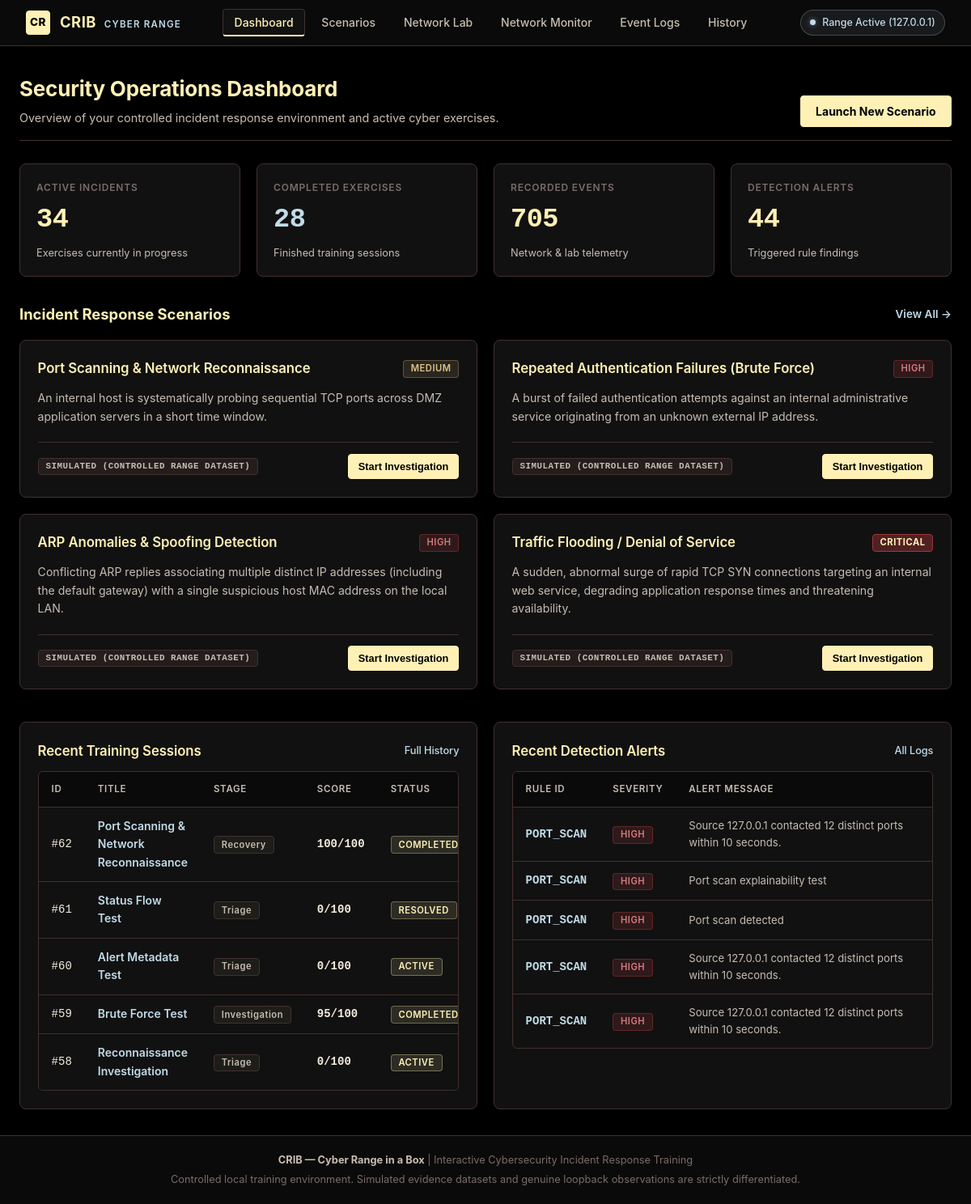
/dashboard, run on the app's committed database.
### tables this page shows
CREATE TABLE incidents (
                    id INTEGER PRIMARY KEY AUTOINCREMENT,
                    scenario_id TEXT NOT NULL,
                    title TEXT NOT NULL,
                    status TEXT NOT NULL DEFAULT 'ACTIVE'
                        CHECK (status IN ('ACTIVE', 'COMPLETED', 'OPEN', 'INVESTIGATING', 'RESOLVED')),
                    stage TEXT NOT NULL DEFAULT 'triage',
                    score INTEGER NOT NULL DEFAULT 0
                        CHECK (score BETWEEN 0 AND 100),
                    created_at TEXT NOT NULL DEFAULT
                        (strftime('%Y-%m-%dT%H:%M:%fZ', 'now')),
                    completed_at TEXT
                );

CREATE TABLE "alerts" (
                    id INTEGER PRIMARY KEY AUTOINCREMENT,
                    incident_id INTEGER,
                    rule_id TEXT NOT NULL,
                    severity TEXT NOT NULL CHECK (severity IN ('LOW', 'MEDIUM', 'HIGH', 'CRITICAL')),
                    message TEXT NOT NULL,
                    detection_method TEXT NOT NULL DEFAULT 'RULE_BASED',
                    mitre_technique TEXT NOT NULL DEFAULT '',
                    affected_component TEXT NOT NULL DEFAULT '',
                    recommendation TEXT NOT NULL DEFAULT '',
                    created_at TEXT NOT NULL DEFAULT (strftime('%Y-%m-%dT%H:%M:%fZ', 'now')),
                    FOREIGN KEY (incident_id) REFERENCES incidents(id) ON DELETE SET NULL
                );

### app.py (the view)
@app.route("/")
@app.route("/dashboard")
def dashboard():
    stats = database.get_dashboard_stats()
    scenarios_summary = scenarios.list_scenarios()
    recent_incidents = database.list_incidents(limit=5)
    recent_alerts = database.get_recent_alerts(limit=5)
    return render_template(
        "dashboard.html",
        active_page="dashboard",
        stats=stats,
        scenarios_summary=scenarios_summary,
        recent_incidents=recent_incidents,
        recent_alerts=recent_alerts,
    )

### database.py (called while the page is built)
def get_connection():
    connection = sqlite3.connect(DATABASE_PATH, timeout=10)
    connection.row_factory = sqlite3.Row
    connection.execute("PRAGMA foreign_keys = ON")
    return connection

@contextmanager
def database_connection():
    connection = get_connection()
    try:
        yield connection
        connection.commit()
    except Exception:
        connection.rollback()
        raise
    finally:
        connection.close()

def get_recent_alerts(limit=100):
    if not isinstance(limit, int) or isinstance(limit, bool) or limit < 1:
        raise ValueError("limit must be a positive integer")
    with database_connection() as connection:
        rows = connection.execute(
            """
            SELECT * FROM alerts
            ORDER BY id DESC
            LIMIT ?
            """,
            (limit,),
        ).fetchall()
        return [dict(row) for row in rows]

def list_incidents(limit=100):
    if not isinstance(limit, int) or isinstance(limit, bool) or limit < 1:
        raise ValueError("limit must be a positive integer")
    with database_connection() as connection:
        rows = connection.execute(
            """
            SELECT * FROM incidents
            ORDER BY id DESC
            LIMIT ?
            """,
            (limit,),
        ).fetchall()
        return [dict(row) for row in rows]

### scenarios.py (called while the page is built)
def list_scenarios() -> List[Dict[str, Any]]:
    return [
        {
            "id": s["id"],
            "title": s["title"],
            "category": s["category"],
            "severity": s["severity"],
            "summary": s["summary"],
            "learning_objectives": s["learning_objectives"],
            "evidence_origin": s["evidence_origin"],
        }
        for s in SCENARIOS.values()
    ]

### templates/dashboard.html (shortened to what this page needs)
{% extends "base.html" %}
{% block content %}
<div class="page-header">
  <div>
    <h1 class="page-title">Security Operations Dashboard</h1>
    <p class="page-desc">Overview of your controlled incident response environment and active cyber exercises.</p>
  </div>
  <div>
    <a href="{{ url_for('scenarios_list') }}" class="btn btn-primary">Launch New Scenario</a>
  </div>
</div>
<div class="grid grid-cols-4" style="margin-bottom: 2rem;">
  <div class="card stat-card">
    <span class="stat-label">Active Incidents</span>
    <span class="stat-value">{{ stats.active_incidents }}</span>
    <span class="stat-desc">Exercises currently in progress</span>
  </div>
  <div class="card stat-card">
    <span class="stat-label">Completed Exercises</span>
    <span class="stat-value stat-value-accent">{{ stats.completed_incidents }}</span>
    <span class="stat-desc">Finished training sessions</span>
  </div>
  <div class="card stat-card">
    <span class="stat-label">Recorded Events</span>
    <span class="stat-value">{{ stats.total_events }}</span>
    <span class="stat-desc">Network &amp; lab telemetry</span>
  </div>
  <div class="card stat-card">
    <span class="stat-label">Detection Alerts</span>
    <span class="stat-value">{{ stats.total_alerts }}</span>
    <span class="stat-desc">Triggered rule findings</span>
  </div>
</div>
<div style="margin-bottom: 2.5rem;">
  <div style="display: flex; justify-content: space-between; align-items: center; margin-bottom: 1rem;">
    <h2 style="font-size: 1.15rem; font-weight: 700; color: var(--text-main);">Incident Response Scenarios</h2>
    <a href="{{ url_for('scenarios_list') }}" style="font-size: 0.85rem; font-weight: 600;">View All &rarr;</a>
  </div>
  <div class="grid grid-cols-2">
    {% for sc in scenarios_summary %}
    <div class="card" style="display: flex; flex-direction: column;">
      <div class="card-title">
        <span>{{ sc.title }}</span>
        <span class="badge badge-{{ sc.severity.lower() }}">{{ sc.severity }}</span>
      </div>
      <p style="color: var(--text-muted); font-size: 0.88rem; margin-bottom: 1.25rem; flex: 1;">
        {{ sc.summary }}
      </p>
      <div style="display: flex; justify-content: space-between; align-items: center; border-top: 1px solid var(--border-color); padding-top: 0.85rem; margin-top: auto;">
        <span class="badge badge-simulated">{{ sc.evidence_origin }}</span>
        <form action="{{ url_for('start_incident', scenario_id=sc.id) }}" method="POST" style="margin: 0;">
          <button type="submit" class="btn btn-primary btn-sm">Start Investigation</button>
        </form>
      </div>
    </div>
    {% endfor %}
  </div>
</div>
<div class="grid grid-cols-2">
  <div class="card">
    <div class="card-title">
      <span>Recent Training Sessions</span>
      <a href="{{ url_for('history_view') }}" style="font-size: 0.8rem; font-weight: 500;">Full History</a>
    </div>
    {% if recent_incidents %}
    <div class="table-container">
      <table>
        <thead>
          <tr>
            <th>ID</th>
            <th>Title</th>
            <th>Stage</th>
            <th>Score</th>
            <th>Status</th>
          </tr>
        </thead>
        <tbody>
          {% for inc in recent_incidents %}
          <tr>
            <td class="mono">#{{ inc.id }}</td>
            <td>
              <a href="{% if inc.status == 'COMPLETED' %}{{ url_for('results_view', incident_id=inc.id) }}{% else %}{{ url_for('incident_view', incident_id=inc.id) }}{% endif %}" style="font-weight: 600;">
                {{ inc.title }}
              </a>
            </td>
            <td><span class="badge badge-stage">{{ inc.stage }}</span></td>
            <td class="mono" style="font-weight: 700;">{{ inc.score }}/100</td>
            <td>
              <span class="badge badge-{{ inc.status.lower() }}">{{ inc.status }}</span>
            </td>
          </tr>
          {% endfor %}
        </tbody>
      </table>
    </div>
    {% else %}
    <div style="padding: 2rem; text-align: center; color: var(--text-dim);">
      <p>No training sessions recorded yet.</p>
      <p style="font-size: 0.85rem; margin-top: 0.5rem; color: var(--text-muted);">Launch a scenario above to begin your first investigation.</p>
    </div>
    {% endif %}
  </div>
  <div class="card">
    <div class="card-title">
      <span>Recent Detection Alerts</span>
      <a href="{{ url_for('logs_view') }}" style="font-size: 0.8rem; font-weight: 500;">All Logs</a>
    </div>
    {% if recent_alerts %}
    <div class="table-container">
      <table>
        <thead>
          <tr>
            <th>Rule ID</th>
            <th>Severity</th>
            <th>Alert Message</th>
          </tr>
        </thead>
        <tbody>
          {% for alert in recent_alerts %}
          <tr>
            <td class="mono" style="color: var(--accent-secondary); font-weight: 600;">{{ alert.rule_id }}</td>
            <td><span class="badge badge-{{ alert.severity.lower() }}">{{ alert.severity }}</span></td>
            <td style="font-size: 0.82rem; color: var(--text-muted);">{{ alert.message }}</td>
          </tr>
          {% endfor %}
        </tbody>
      </table>
    </div>
    {% else %}
    <div style="padding: 2rem; text-align: center; color: var(--text-dim);">
      <p>No security alerts currently active.</p>
      <p style="font-size: 0.85rem; margin-top: 0.5rem; color: var(--text-muted);">Use the Network Lab to simulate network scans and test the detection engine.</p>
    </div>
    {% endif %}
  </div>
</div>
{% endblock %}

### templates/base.html (shortened to what this page needs)
<!DOCTYPE html>
<html lang="en">
<head>
  <link rel="stylesheet" href="{{ url_for('static', filename='style.css') }}">
</head>
<body>
  <header class="navbar">
    <a href="{{ url_for('dashboard') }}" class="brand">
      <div class="brand-icon">CR</div>
      <div>
        <span class="brand-title">CRIB</span>
        <span class="brand-subtitle">Cyber Range</span>
      </div>
    </a>
    <nav>
      <ul class="nav-links">
        <li><a href="{{ url_for('dashboard') }}" class="nav-link {% if active_page == 'dashboard' %}active{% endif %}">Dashboard</a></li>
        <li><a href="{{ url_for('scenarios_list') }}" class="nav-link {% if active_page == 'scenarios' %}active{% endif %}">Scenarios</a></li>
        <li><a href="{{ url_for('lab_view') }}" class="nav-link {% if active_page == 'lab' %}active{% endif %}">Network Lab</a></li>
        <li><a href="{{ url_for('network_view') }}" class="nav-link {% if active_page == 'network' %}active{% endif %}">Network Monitor</a></li>
        <li><a href="{{ url_for('logs_view') }}" class="nav-link {% if active_page == 'logs' %}active{% endif %}">Event Logs</a></li>
        <li><a href="{{ url_for('history_view') }}" class="nav-link {% if active_page == 'history' %}active{% endif %}">History</a></li>
      </ul>
    </nav>
    <div class="nav-status">
      <span class="status-dot"></span>
      <span>Range Active (127.0.0.1)</span>
    </div>
  </header>
  <main class="container">
    {% block content %}{% endblock %}
  </main>
  <footer class="footer">
    <p><strong>CRIB — Cyber Range in a Box</strong> | Interactive Cybersecurity Incident Response Training</p>
    <p style="margin-top: 0.25rem;">
      Controlled local training environment. Simulated evidence datasets and genuine loopback observations are strictly differentiated.
    </p>
  </footer>
</body>
</html>

### data on the page
incidents: id "62", title "Port Scanning & Network Reconnaissance", stage "Recovery", score "100", status "COMPLETED"
incidents: id "61", title "Status Flow Test", stage "Triage", score "0", status "RESOLVED"
incidents: id "60", title "Alert Metadata Test", stage "Triage", score "0", status "ACTIVE"
incidents: id "59", title "Brute Force Test", stage "Investigation", score "95", status "COMPLETED"
incidents: id "58", title "Reconnaissance Investigation", stage "Triage", score "0", status "ACTIVE"
alerts: rule_id "PORT_SCAN", severity "HIGH", message "Source 127.0.0.1 contacted 12 distinct ports within 10 seconds."
alerts: rule_id "PORT_SCAN", severity "HIGH", message "Port scan explainability test"
alerts: rule_id "PORT_SCAN", severity "HIGH", message "Port scan detected"
alerts: rule_id "PORT_SCAN", severity "HIGH", message "Source 127.0.0.1 contacted 12 distinct ports within 10 seconds."
alerts: rule_id "PORT_SCAN", severity "HIGH", message "Source 127.0.0.1 contacted 12 distinct ports within 10 seconds."

### other printed values
{{ stats.active_incidents }} "34"
{{ stats.completed_incidents }} "28"
{{ stats.total_events }} "705"
{{ stats.total_alerts }} "44"
{{ sc.title }} "Port Scanning & Network Reconnaissance" "Repeated Authentication Failures (Brute Force)" "ARP Anomalies & Spoofing Detection" "Traffic Flooding / Denial of Service"
{{ sc.severity }} "MEDIUM" "HIGH" "HIGH" "CRITICAL"
{{ sc.summary }} "An internal host is systematically probing sequential TCP ports across DMZ application servers in a short time window." "A burst of failed authentication attempts against an internal administrative service originating from an unknown external IP address." "Conflicting ARP replies associating multiple distinct IP addresses (including the default gateway) with a single suspicious host MAC address on the local LAN." "A sudden, abnormal surge of rapid TCP SYN connections targeting an internal web service, degrading application response times and threatening availability."
{{ sc.evidence_origin }} "SIMULATED (CONTROLLED RANGE DATASET)" "SIMULATED (CONTROLLED RANGE DATASET)" "SIMULATED (CONTROLLED RANGE DATASET)" "SIMULATED (CONTROLLED RANGE DATASET)"
